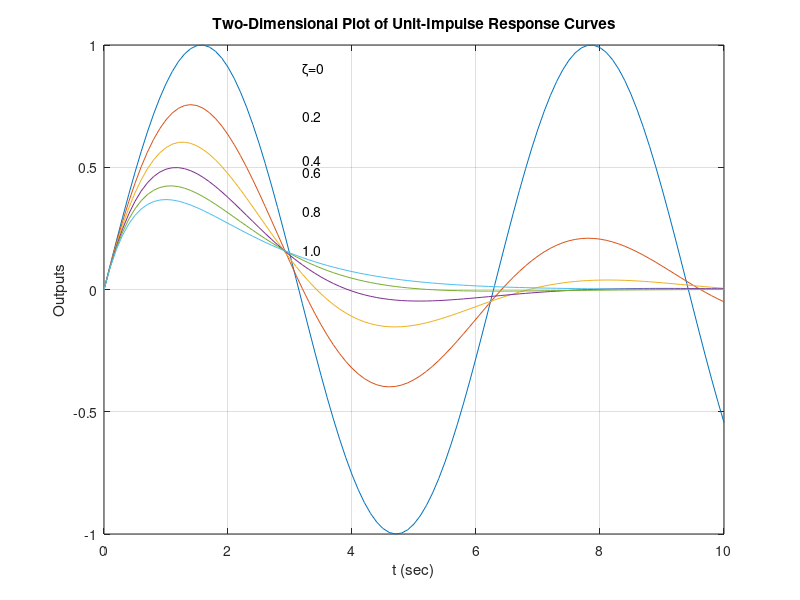
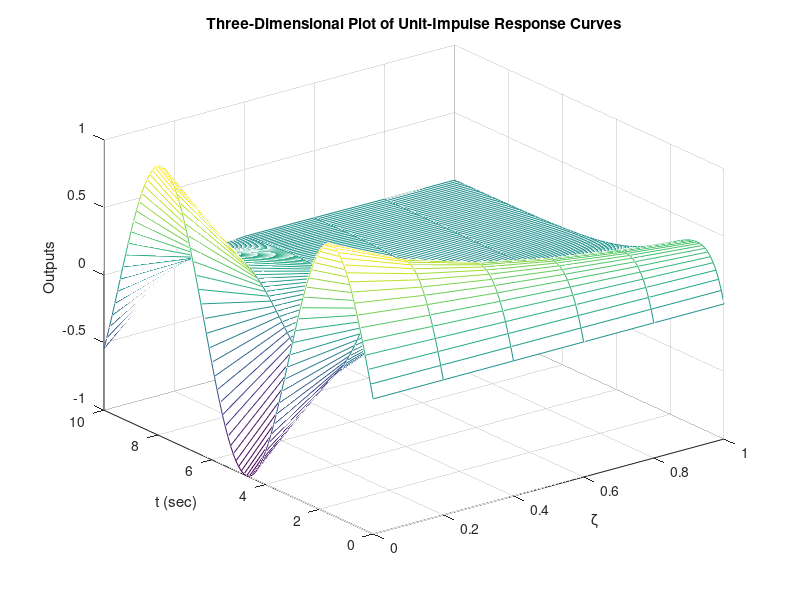
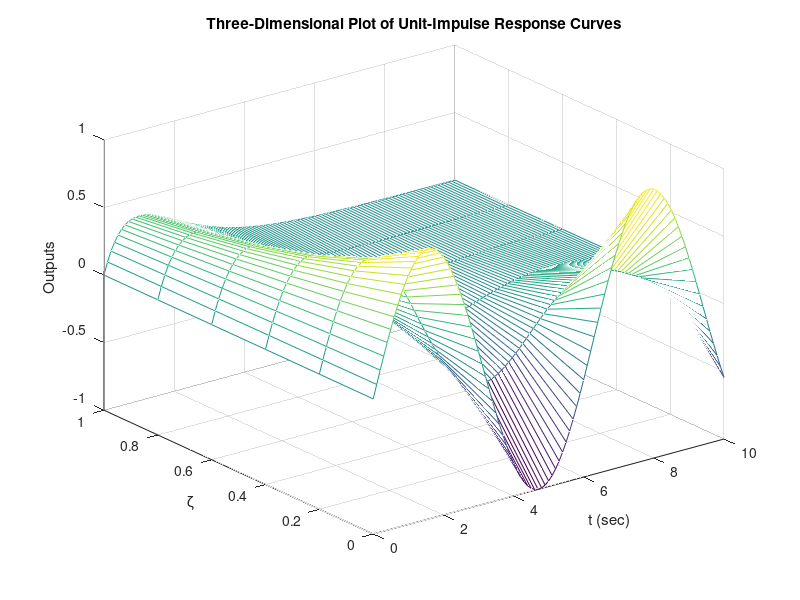

These charts were generated, in order, by the following MATLAB code:
t = 0:0.1:10;
zeta = [0, 0.2, 0.4, 0.6, 0.8, 1];
y = zeros(101, 6)
for n = 1:6;
    num = [1];den = [1, 2*zeta(n), 1];sys = tf(num, den);
    y(:,n) = impulse(sys, t);
end

% To plot a two-dimensional diagram, enter the command plot(x,y).

figure(1)
plot(t,y)
grid
title('Two-Dimensional Plot of Unit-Impulse Response Curves')
xlabel('t (sec)')
ylabel('Outputs')
text(3.2, 0.9, '\zeta=0')
text(3.2, 0.71, '0.2')
text(3.2, 0.53, '0.4')
text(3.2, 0.48, '0.6')
text(3.2, 0.32, '0.8')
text(3.2, 0.16, '1.0')

% To plot a three-dimensional diagram, enter the command mesh(zeta,t,y) or
% mesh(t,zeta,y')

figure(2)
mesh(zeta, t, y)
title('Three-Dimensional Plot of Unit-Impulse Response Curves')
xlabel('\zeta')
ylabel('t (sec)')
zlabel('Outputs')

figure(3)
mesh(t,zeta,y')
title('Three-Dimensional Plot of Unit-Impulse Response Curves')
xlabel('t (sec)')
ylabel('\zeta')
zlabel('Outputs')